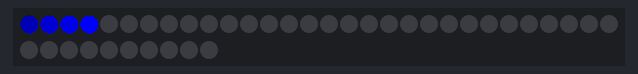
A sketch run on a simulated Arduino Uno, built with avr-gcc and run on an emulated ATmega328P. Parts: 40 RGB LEDs in strip order, left to right, continuing on the next row.

Above: at 0.05 s.
At 2.19 s:
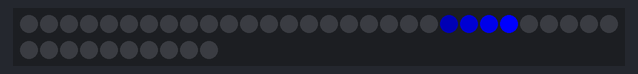
At 3.01 s:
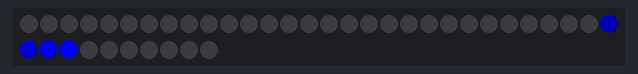
At 4.34 s:
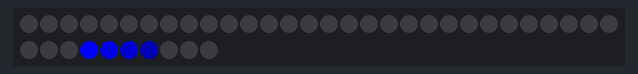
At 6.48 s:
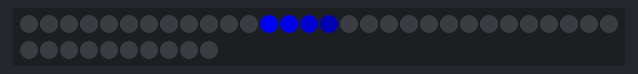
At 8.63 s:
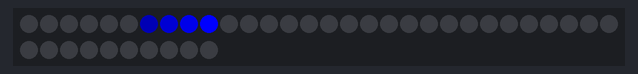

Measured:
- by itself, everything shown: repeats every 8.0 s, in 78 steps

The sketch:

Test3.ino
```cpp
#include <Adafruit_NeoPixel.h>

  #define PIN 6
  #define ANZ_LEDs 40

//void LEDsbeschreiben(void);
//void LEDarrayLeeren(void);

Adafruit_NeoPixel strip = Adafruit_NeoPixel(ANZ_LEDs, PIN, NEO_GRB + NEO_KHZ800);

  int stripArray[ANZ_LEDs];
  int LEDon[4]={3, 2, 1, 0};
  boolean UpDown[4]={true, true, true, true};

  int Brightness[]={255, 255/4*3, 255/2, 255/4};

  /*int BrightnessHigh = 255;
  int BrightnessMediumHigh = 255/4*3
  int BrightnessMediumLow = 255/2
  int BrightnessLow = 255/4*/

void setup()
{
  Serial.begin(9600);

  strip.begin();
  strip.show();
}


void loop()
{
  for(int i=0; i<4; i++)
  {
    if(LEDon[i]>=0)        //Sicherstellen dass im negativen Array-Bereich gearbeitet wird
    {
      if( Brightness[i] > stripArray[LEDon[i]] )        //Kontrolle ob neue Helligkeit größer ist als bisherige
      {
        stripArray[LEDon[i]] = Brightness[i];           //Helligkeitswert wird auf Strip-Array geschrieben
      }

      //LED-Nummer in./dekrementieren
      if (UpDown[i] == true) { LEDon[i]++; }
      else if (UpDown[i] == false) {LEDon[i]--; }

      //Richtung überprüfen und ggf. ändern
      if (LEDon[i] == 0) {UpDown[i] = true; }
      else if (LEDon[i] == (ANZ_LEDs-1)) {UpDown[i] = false; }
    }
  }

  LEDsbeschreiben();
  LEDarrayLeeren();

  delay(100);
}


void LEDarrayLeeren(void)
{
  for(int i=0; i<ANZ_LEDs; i++)
  {
    stripArray[i] = 0;
  }
  return;
}

void LEDsbeschreiben(void)
{
  for(int i=0; i<ANZ_LEDs; i++)
  {
    strip.setPixelColor(i, 0, 0, stripArray[i]);
  }
  strip.show();
  return;
}
```
